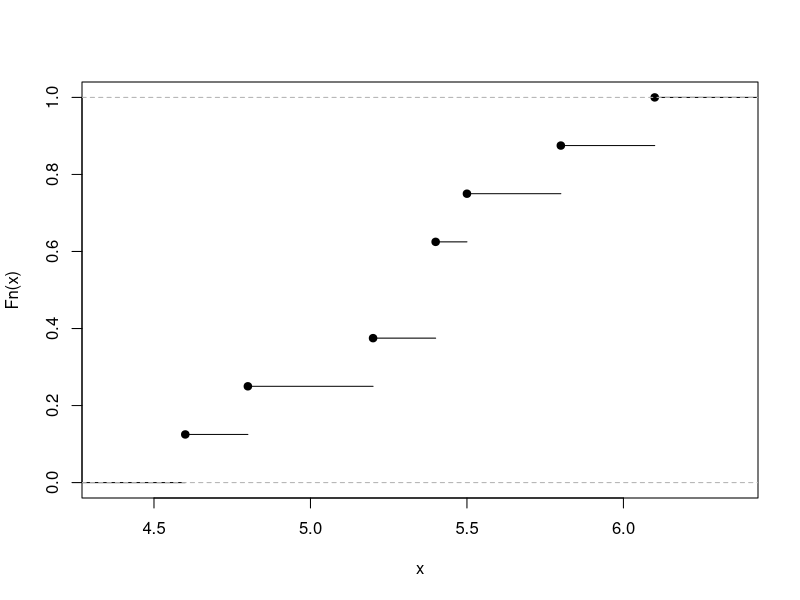
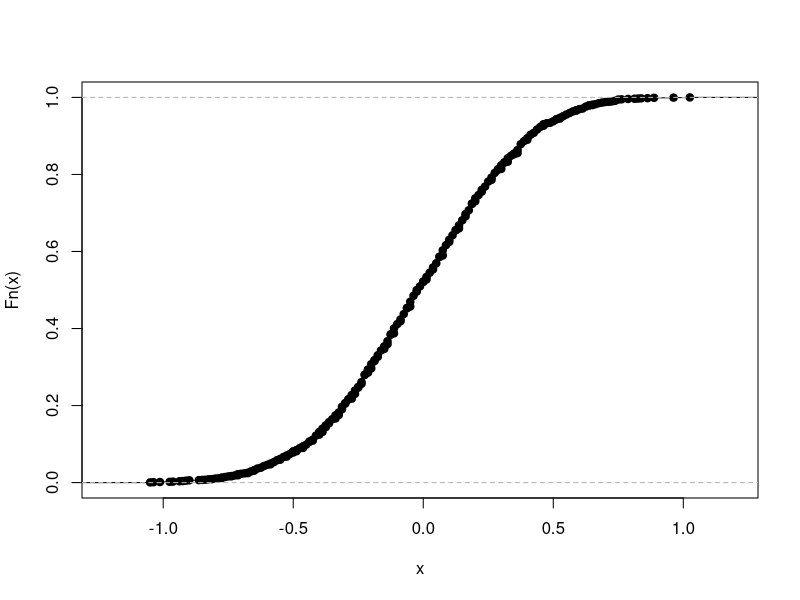

These figures' R source, in order:
## ---- chunk 1

observedSample <- c(5.20, 4.80, 5.40, 4.60, 
                    6.10, 5.40, 5.80, 5.50)

myecdf_fun     <- ecdf(observedSample)

plot(myecdf_fun, main="")
## ---- chunk 2
observedSample <- c(-0.6, 1.0, 1.4, -0.8, 1.6, 1.9, -0.1, 0.7)
## ---- chunk 3
## generating a bootstrap sample
bootSample <- sample(x       = observedSample, 
                     size    = length(observedSample), 
                     replace = TRUE)
## ---- chunk 4
n                <- length(observedSample)
Xbar             <- mean(observedSample)
m                <- 2000
bootRealizations <- numeric(m)

for(l in seq_len(m)){
 bootSample          <- sample(x       = observedSample, 
                               size    = n, 
                               replace = TRUE)
 bootXbar            <- mean(bootSample)
 bootRealizations[l] <- bootXbar - Xbar
}

plot(ecdf(bootRealizations), main="")
